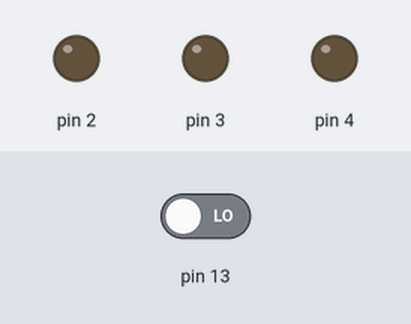
This sketch was run on a simulated Arduino Uno, built with avr-gcc and run on an emulated ATmega328P. Shown: output pins drawn as LEDs (lit = HIGH). The test bench sets the inputs (shaded band); at power-on: pin 13 LOW.

Above: at 1.2 s.
1.3 s: pin 13 driven HIGH
At 2.1 s:
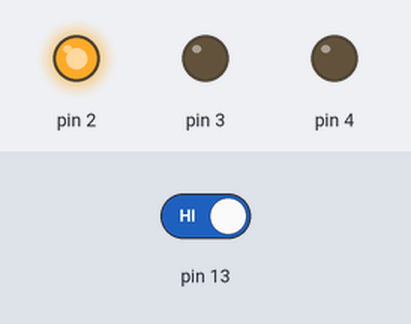
At 3.0 s:
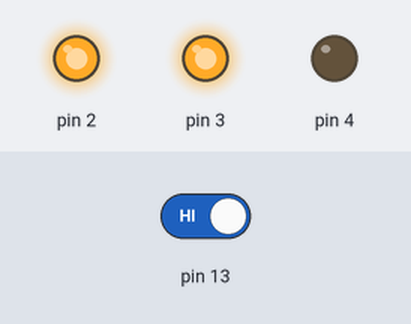
4.3 s: pin 13 driven LOW
At 4.6 s:
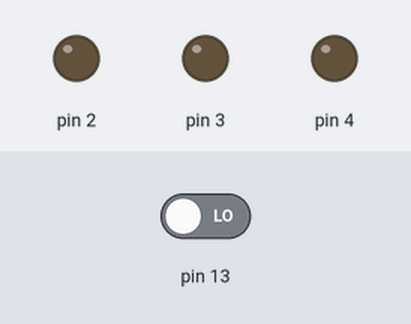
Timing chart, 0 to 7.3 s (numbered marks = the images above; inputs shaded):
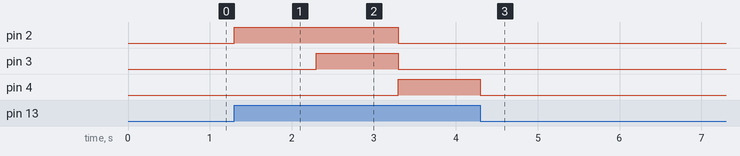

The sketch:

act1_traffic_lights.ino
```cpp
#include "modules/controls.cpp"
#include "modules/LEDS.cpp"
controlPanel controls;
leds traffic;
int SequenceInterval = 1000;  // 1 second delay;
unsigned long CurrentMSInterval;
bool executeSeq = false;
void setup() {
  // put your setup code here, to run once:
  controls.init();
  traffic.init();
}
void loop() {
  // put your main code here, to run repeatedly:
  //Listen to Key Press
  controls.onKeyPress();
  if (controls.isPressed()) {
    if (executeSeq) {
      executeSeq = false;
    } else {
      //bool to run sequence if Toggled true
      executeSeq = true;
    }
  } else if (controls.isLongPress) {
    //execute every SequenceInterval for Long Press
    if (millis() - CurrentMSInterval >= SequenceInterval) {
      CurrentMSInterval = millis();
      setLights();
    }
    executeSeq = false;
  } else if (executeSeq) {
    //execute every SequenceInterval on Toggle
    if (millis() - CurrentMSInterval >= SequenceInterval) {
      //Serial.println("Long Press Occuring!");
      CurrentMSInterval = millis();
      setLights();
    }
  } else {
    //Reset Leds and Sequences if nothing fits above.
    traffic.resetLeds();
    traffic.SequenceIndex = 0;
    executeSeq = false;
  }
}
//Function Helper to Toggle LEDS
void setLights() {
  //Turn Off LEDs if rapid press have been Detected
  if (controls.rapidPress) {
    executeSeq = false;
    traffic.SequenceIndex = 0;
    return;
  }
  traffic.setLeds();
  return;
}
```

Measured:
- after the input at 1.3 s, pin 2: LOW → HIGH at once, → LOW 2.0 s later; pin 3: LOW → HIGH after 1.0 s, → LOW 1.0 s later; pin 4: LOW → HIGH after 2.0 s, → LOW 1.0 s later
- after the input at 4.3 s, pin 2, pin 3: stops changing and stays LOW; pin 4: stays LOW (without the input it goes to HIGH after 3.0 s)
